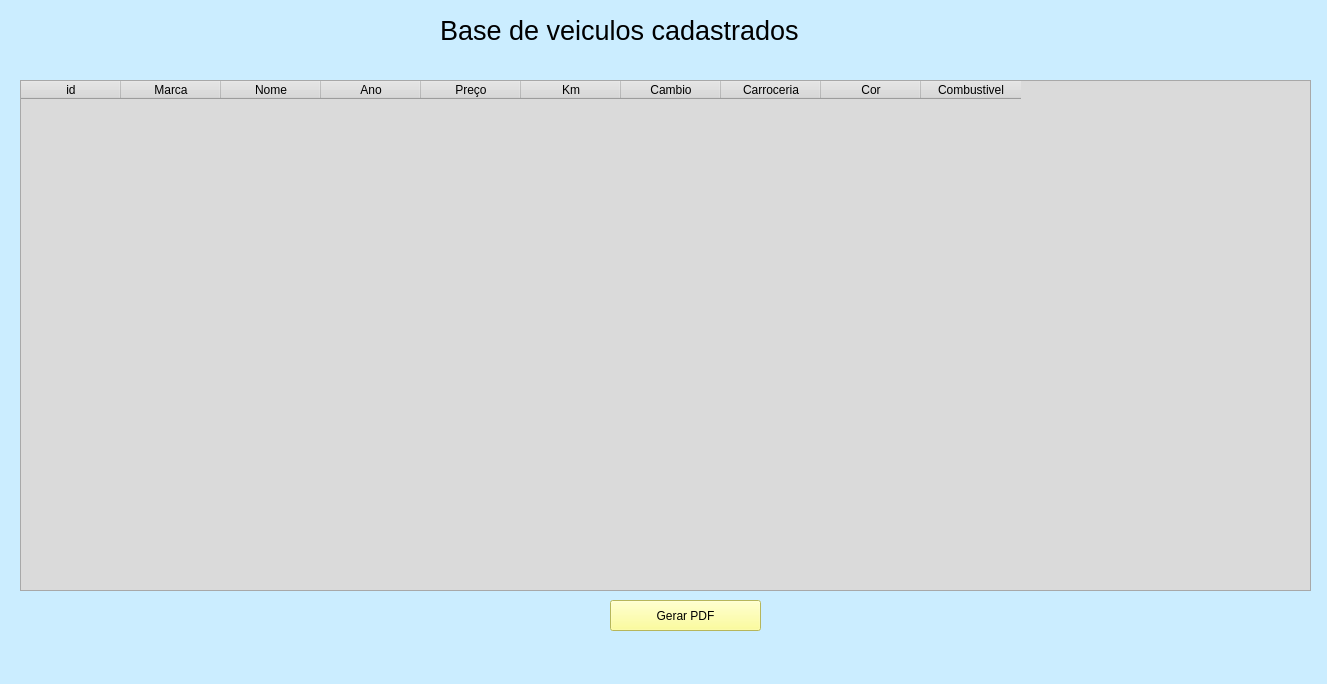
<?xml version="1.0" encoding="UTF-8"?>
<ui version="4.0">
 <class>MainWindow</class>
 <widget class="QMainWindow" name="MainWindow">
  <property name="geometry">
   <rect>
    <x>0</x>
    <y>0</y>
    <width>1327</width>
    <height>684</height>
   </rect>
  </property>
  <property name="windowTitle">
   <string>MainWindow</string>
  </property>
  <property name="styleSheet">
   <string notr="true">background-color: rgb(131, 245, 255);
background-color: rgb(203, 237, 255);</string>
  </property>
  <widget class="QWidget" name="centralwidget">
   <widget class="QLabel" name="label">
    <property name="geometry">
     <rect>
      <x>10</x>
      <y>10</y>
      <width>91</width>
      <height>51</height>
     </rect>
    </property>
    <property name="text">
     <string/>
    </property>
    <property name="pixmap">
     <pixmap>../../../Downloads/imagem_2025-03-26_122806329 (1).png</pixmap>
    </property>
   </widget>
   <widget class="QTableWidget" name="tableWidget">
    <property name="geometry">
     <rect>
      <x>20</x>
      <y>80</y>
      <width>1291</width>
      <height>511</height>
     </rect>
    </property>
    <property name="styleSheet">
     <string notr="true">background-color: rgb(218, 218, 218);</string>
    </property>
    <column>
     <property name="text">
      <string>id</string>
     </property>
    </column>
    <column>
     <property name="text">
      <string>Marca</string>
     </property>
    </column>
    <column>
     <property name="text">
      <string>Nome</string>
     </property>
    </column>
    <column>
     <property name="text">
      <string>Ano</string>
     </property>
    </column>
    <column>
     <property name="text">
      <string>Preço</string>
     </property>
    </column>
    <column>
     <property name="text">
      <string>Km</string>
     </property>
    </column>
    <column>
     <property name="text">
      <string>Cambio</string>
     </property>
    </column>
    <column>
     <property name="text">
      <string>Carroceria</string>
     </property>
    </column>
    <column>
     <property name="text">
      <string>Cor</string>
     </property>
    </column>
    <column>
     <property name="text">
      <string>Combustivel</string>
     </property>
    </column>
   </widget>
   <widget class="QLabel" name="label_2">
    <property name="geometry">
     <rect>
      <x>440</x>
      <y>10</y>
      <width>431</width>
      <height>41</height>
     </rect>
    </property>
    <property name="font">
     <font>
      <pointsize>20</pointsize>
     </font>
    </property>
    <property name="text">
     <string>Base de veiculos cadastrados</string>
    </property>
   </widget>
   <widget class="QPushButton" name="pushButton">
    <property name="geometry">
     <rect>
      <x>610</x>
      <y>600</y>
      <width>151</width>
      <height>31</height>
     </rect>
    </property>
    <property name="styleSheet">
     <string notr="true">background-color: rgb(255, 255, 127);</string>
    </property>
    <property name="text">
     <string>Gerar PDF</string>
    </property>
   </widget>
  </widget>
  <widget class="QMenuBar" name="menubar">
   <property name="geometry">
    <rect>
     <x>0</x>
     <y>0</y>
     <width>1327</width>
     <height>26</height>
    </rect>
   </property>
  </widget>
  <widget class="QStatusBar" name="statusbar"/>
 </widget>
 <resources/>
 <connections/>
</ui>
